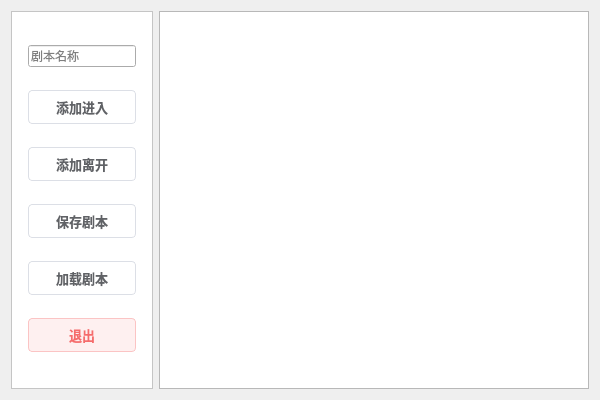
<?xml version="1.0" encoding="UTF-8"?>
<ui version="4.0">
 <class>ScenarioDirectorWidgetClass</class>
 <widget class="QWidget" name="ScenarioDirectorWidgetClass">
  <property name="geometry">
   <rect>
    <x>0</x>
    <y>0</y>
    <width>600</width>
    <height>400</height>
   </rect>
  </property>
  <property name="windowTitle">
   <string>ScenarioDirectorWidget</string>
  </property>
  <property name="styleSheet">
   <string notr="true">

/* 滚动条美化 */
QScrollBar:vertical {
    width: 8px;
    background: transparent;
    margin: 0px;
}

QScrollBar::handle:vertical {
    background: #dcdfe6;
    border-radius: 4px;
}

QScrollBar::handle:vertical:hover {
    background: #c0c4cc;
}</string>
  </property>
  <layout class="QHBoxLayout" name="horizontalLayout_2">
   <item>
    <widget class="QFrame" name="frame_top">
     <property name="styleSheet">
      <string notr="true">/* 工具栏容器 */
QFrame#frame_top {
    background-color: #ffffff;
    border-bottom: 1px solid #e4e7ed;
    padding: 5px;
}

/* 按钮通用基础样式 */
#frame_top QPushButton {
    border-radius: 4px;
    padding: 2px 4px;
    font-size: 13px;
    font-weight: 500;
    font-family: &quot;Segoe UI&quot;, &quot;Microsoft YaHei&quot;;
    border: 1px solid #dcdfe6;
    background-color: #ffffff;
    color: #606266;
    min-width: 80px;
    height: 28px;
}

/* 鼠标悬停通用效果 */
#frame_top QPushButton:hover {
    background-color: #f5f7fa;
    border-color: #c0c4cc;
    color: #409eff;
}

/* --- 1. 加载模型 &amp; 加载剧本 (默认样式) --- */
#frame_top QPushButton#btnLoadModel, 
#frame_top QPushButton#btnLoadHistory {
    /* 继承通用样式 */
}

/* --- 3. 退出按钮 (警告色：浅红) --- */
#frame_top QPushButton#btnExit {
    color: #f56c6c;
    background-color: #fef0f0;
    border-color: #fbc4c4;
}

#frame_top QPushButton#btnExit:hover {
    background-color: #f56c6c;
    color: #ffffff;
    border-color: #f56c6c;
}

#frame_top QPushButton#btnExit:pressed {
    background-color: #dd6161;
}

/* 按钮禁用状态 */
#frame_top QPushButton:disabled {
    background-color: #f5f7fa;
    color: #c0c4cc;
    border-color: #e4e7ed;
}</string>
     </property>
     <property name="frameShape">
      <enum>QFrame::StyledPanel</enum>
     </property>
     <property name="frameShadow">
      <enum>QFrame::Raised</enum>
     </property>
     <layout class="QVBoxLayout" name="verticalLayout">
      <item>
       <widget class="QLineEdit" name="lineEdit">
        <property name="sizePolicy">
         <sizepolicy hsizetype="Minimum" vsizetype="Fixed">
          <horstretch>0</horstretch>
          <verstretch>0</verstretch>
         </sizepolicy>
        </property>
        <property name="toolTip">
         <string/>
        </property>
        <property name="whatsThis">
         <string/>
        </property>
        <property name="text">
         <string/>
        </property>
        <property name="placeholderText">
         <string>剧本名称</string>
        </property>
       </widget>
      </item>
      <item>
       <widget class="QPushButton" name="btnAddIn">
        <property name="text">
         <string>添加进入</string>
        </property>
       </widget>
      </item>
      <item>
       <widget class="QPushButton" name="btnAddOut">
        <property name="text">
         <string>添加离开</string>
        </property>
       </widget>
      </item>
      <item>
       <widget class="QPushButton" name="btnSaveScenario">
        <property name="text">
         <string>保存剧本</string>
        </property>
       </widget>
      </item>
      <item>
       <widget class="QPushButton" name="btnLoadHistory">
        <property name="text">
         <string>加载剧本</string>
        </property>
       </widget>
      </item>
      <item>
       <widget class="QPushButton" name="btnExit">
        <property name="text">
         <string>退出</string>
        </property>
       </widget>
      </item>
     </layout>
    </widget>
   </item>
   <item>
    <widget class="QListWidget" name="listScenario">
     <property name="styleSheet">
      <string notr="true"/>
     </property>
     <property name="dragEnabled">
      <bool>false</bool>
     </property>
     <property name="spacing">
      <number>5</number>
     </property>
     <property name="currentRow">
      <number>-1</number>
     </property>
    </widget>
   </item>
  </layout>
 </widget>
 <layoutdefault spacing="6" margin="11"/>
 <resources/>
 <connections/>
</ui>
